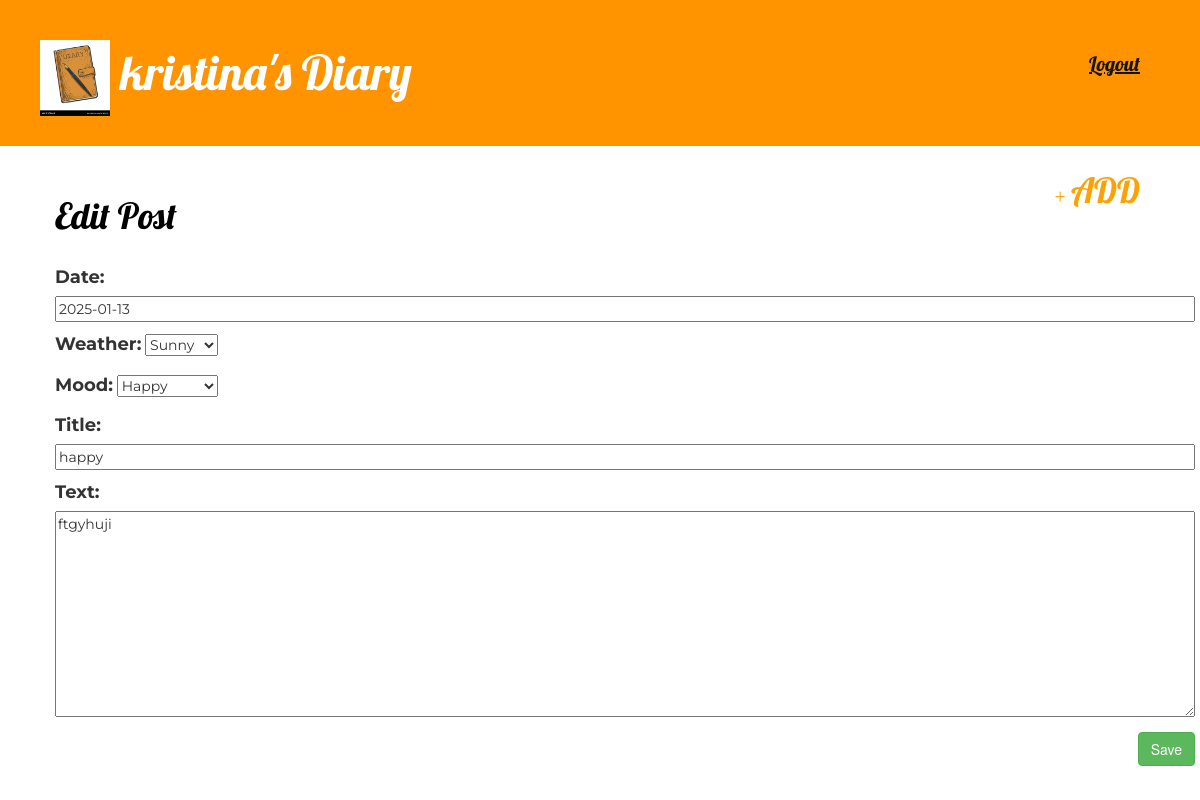
The page /post/9/edit/ (signed in) on the database its author committed.
### diary_app/models.py (models this page shows, shortened)
class Post(models.Model):
    WEATHER_CHOICES = (
        ('Sunny', 'Sunny'),
        ('Windy', 'Windy'),
        ('Rainy', 'Rainy'),
        ('Snowy', 'Snowy'),
        ('Foggy', 'Foggy'),
        ('Cloudy', 'Cloudy'),
        ('Stormy', 'Stormy'),
    )
    MOOD_CHOICES = (
        ('HAPPY', 'Happy'),
        ('SAD', 'Sad'),
        ('EXCITED', 'Excited'),
        ('FURIOUS', 'Furious'),
        ('DEPRESSED', 'Depressed'),
        ('EXHAUSTED', 'Exhausted'),
        ('FRIGHTENED', 'Frightened'),
        ('RELAXED', 'Relaxed'),
        ('SURPRISED', 'Surprised'),
        ('ANGRY', 'Angry'),
        ('NERVOUS', 'Nervous'),
        ('LONELY', 'Lonely'),
        ('JEALOUS', 'Jealous'),
        ('SHY', 'Shy'),
        ('UPSET', 'Upset'),
        ('DISGUSTED', 'Disgusted'),
    )
    date = models.DateField(default=date.today)
    weather = models.CharField(max_length=20, choices=WEATHER_CHOICES, default='Sunny')
    mood = MultiSelectField(choices=MOOD_CHOICES)
    author = models.ForeignKey('auth.User', on_delete=models.CASCADE)
    title = models.CharField(max_length=200)
    text = models.TextField()
    class Meta:
        ordering = ['-date']

### diary_app/views.py (the view)
# urls.py: path('post/<int:pk>/edit/', views.post_edit, name='post-edit'),
@login_required(login_url="login")
def post_edit(request, pk):
    post = get_object_or_404(Post, pk=pk)
    if post.author != request.user:
        messages.error(request, "You do not have permission to edit this post.")
        return redirect('post-list')
    if request.method == "POST":
        form = PostForm(request.POST, instance=post)
        if form.is_valid():
            form.save()
            return redirect('post-detail', pk=post.pk)
    else:
        form = PostForm(instance=post)
    return render(request, 'post_edit.html', {'form': form})

### diary_app/forms.py
class PostForm(forms.ModelForm):
    class Meta:
        model = Post
        fields = ('date', 'weather', 'mood', 'title', 'text',)

### templates/post_edit.html
{% extends 'base.html' %}
{% block content %}
    <h1>Edit Post</h1>
    <form method="POST" class="post-form">{% csrf_token %}
        {{ form.as_p }}
        <button type="submit" class="save btn btn-success">Save</button>
    </form>
{% endblock %}

### templates/base.html (shortened to what this page needs)
{% load static %}
<!DOCTYPE html>
<html lang="en">
  <head>
    <link rel="stylesheet" href="{% static 'css/bootstrap.min.css' %}" rel="stylesheet">
    <link rel="stylesheet" href="{% static 'css/diary.css' %}" rel="stylesheet">
  </head>
  <body>
    <div class="page_header">
        {% if user.is_authenticated %}
          <h1>
            <a href="/">
              <img src="{% static 'img/diary.jpg' %}" alt="Personal Diary" width="70px" />
            </a>
            <a href="{% url 'post-list' %}">{{ request.user.first_name }}'s Diary</a></h1>
          <form action="{% url 'logout' %}" method="post" class="top_menu">
            <button type="submit" class="link">
              <span class="material-symbols-outlined lg-icons">Logout </span>
            </button>
          </form>
        {% else %}
          <h1><a href="/">Welcome!</a></h1>
          <a href="{% url 'login' %}" class="top_menu btn btn-primary">Login</a>
          <a href="{% url 'signup' %}" class="top_menu btn btn-success">Sign Up</a>
        {% endif %}
    </div>
    {% if user.is_authenticated %}
      <a href="{% url 'post-new' %}" class="new"><span class="glyphicon glyphicon-plus"></span>ADD</a>
    {% endif %}
    <div class="container">
        {% block content %}
        {% endblock %}
    </div>
  </body>
</html>

### static/css/diary.css (style rules this page uses)
h1 { color: #000000; }
.page_header { background-color: #ff9400; margin-top: 0; padding: 20px 20px 20px 40px; }
.page_header h1, .page_header h1 a, .page_header h1 a:visited, .page_header h1 a:active { color: #ffffff; font-size: 36pt; text-decoration: none; display: inline-block; }
h1, h2, h3, h4 { font-family: 'Lobster', cursive; }
.container { margin-top: 30px; margin-left: 40px; }
.post-form textarea, .post-form input { width: 100%; }
.top_menu, .top_menu:hover, .top_menu:visited { font-family: 'Lobster', cursive; color: #ffffff; float: right; font-size: 15pt; margin-right: 20px; margin-top: 10px; padding: 20px; }
p { font-family: 'Montserrat', sans-serif; }
.post-form { margin-top: 30px; }
.post-form p label { font-size: 18px; }
.save { float: right; margin-bottom: 20px; }
.new, .new:hover, .new:visited, .new:active { font-family: 'Lobster', cursive; color: #FCA205; float: right; font-size: 26pt; margin-right: 40px; padding: 20px; }
.new span { color: #FCA205; font-size: 20px; padding-bottom: 10px; padding-right: 5px; }
.link { background: none; border: none; color: #141414; text-decoration: underline; cursor: pointer; padding: 0; font-family: inherit; font-size: inherit; }

### rows shown on the page
Post: date "2025-01-13", weather "Sunny", mood "Happy", title "happy", text "ftgyhuji"

### other values the page prints
{{ request.user.first_name }} "kristina"
